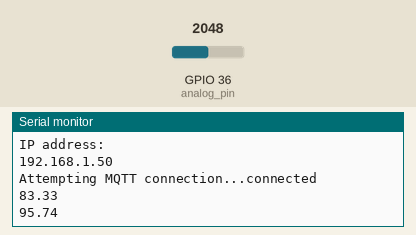
A sketch run on a simulated ESP32. Parts: the last lines printed to the serial monitor. The inputs (shaded band) are chosen by the test bench; at power-on: GPIO 36 (analog_pin) = 2048. WiFi joins after 1.5 s; servers stay silent unless stated; no MQTT or app messages arrive unless stated.

Above: at 3.2 s.
3.3 s: GPIO 36 (analog_pin) set to 491
At 4.6 s:
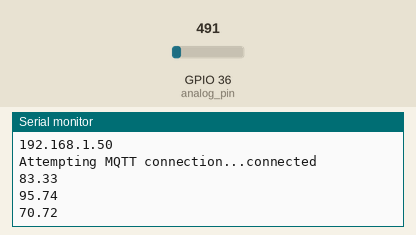
4.8 s: GPIO 36 (analog_pin) set to 60
At 5.9 s:
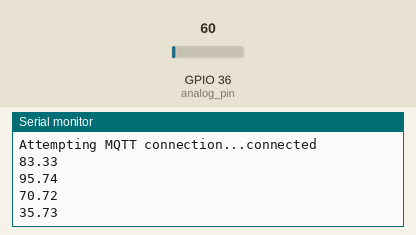
Timing chart, 0 to 7.8 s (numbered marks = the images above; inputs shaded):
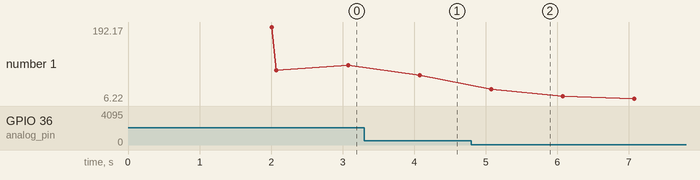

Measured:
- after the input at 3.3 s, the serial monitor: prints a new line after 0.78 s (image 1)
- after the input at 4.8 s, the serial monitor: prints a new line after 0.28 s (image 2)
- plotted number 1: 95.74 → 70.72 after the input at 3.3 s, 70.72 → 6.22 after the input at 4.8 s

The sketch:

soil_moisture.ino
```cpp
#include <WiFi.h>
#include <WiFiClientSecure.h>  // Secure client for TLS connection
#include <PubSubClient.h>
#include<SimpleKalmanFilter.h>

SimpleKalmanFilter kalmanFilter(0.4, 2, 0.01);
const char* ssid = "MWF";
const char* password = "12345678";
const char* mqtt_server = "3c7b0751f151453d800143f3e1c5b8a6.s1.eu.hivemq.cloud";
const char* mqtt_user = "Johnny";
const char* mqtt_password = "Thanhtai2907";
const char* mqtt_topic = "sensors";

WiFiClientSecure espClient; // Secure client for TLS
PubSubClient client(espClient);
float change;
const int analog_pin = A0;
int moisture, sensor_analog;

const String a = "dirt";  // Corrected String declaration

void setup() {
  Serial.begin(9600);

  const char* root_ca =
  "-----BEGIN CERTIFICATE-----\n" \
"MIIFazCCA1OgAwIBAgIRAIIQz7DSQONZRGPgu2OCiwAwDQYJKoZIhvcNAQELBQAw\n" \
"TzELMAkGA1UEBhMCVVMxKTAnBgNVBAoTIEludGVybmV0IFNlY3VyaXR5IFJlc2Vh\n" \
"cmNoIEdyb3VwMRUwEwYDVQQDEwxJU1JHIFJvb3QgWDEwHhcNMTUwNjA0MTEwNDM4\n" \
"WhcNMzUwNjA0MTEwNDM4WjBPMQswCQYDVQQGEwJVUzEpMCcGA1UEChMgSW50ZXJu\n" \
"ZXQgU2VjdXJpdHkgUmVzZWFyY2ggR3JvdXAxFTATBgNVBAMTDElTUkcgUm9vdCBY\n" \
"MTCCAiIwDQYJKoZIhvcNAQEBBQADggIPADCCAgoCggIBAK3oJHP0FDfzm54rVygc\n" \
"h77ct984kIxuPOZXoHj3dcKi/vVqbvYATyjb3miGbESTtrFj/RQSa78f0uoxmyF+\n" \
"0TM8ukj13Xnfs7j/EvEhmkvBioZxaUpmZmyPfjxwv60pIgbz5MDmgK7iS4+3mX6U\n" \
"A5/TR5d8mUgjU+g4rk8Kb4Mu0UlXjIB0ttov0DiNewNwIRt18jA8+o+u3dpjq+sW\n" \
"T8KOEUt+zwvo/7V3LvSye0rgTBIlDHCNAymg4VMk7BPZ7hm/ELNKjD+Jo2FR3qyH\n" \
"B5T0Y3HsLuJvW5iB4YlcNHlsdu87kGJ55tukmi8mxdAQ4Q7e2RCOFvu396j3x+UC\n" \
"B5iPNgiV5+I3lg02dZ77DnKxHZu8A/lJBdiB3QW0KtZB6awBdpUKD9jf1b0SHzUv\n" \
"KBds0pjBqAlkd25HN7rOrFleaJ1/ctaJxQZBKT5ZPt0m9STJEadao0xAH0ahmbWn\n" \
"OlFuhjuefXKnEgV4We0+UXgVCwOPjdAvBbI+e0ocS3MFEvzG6uBQE3xDk3SzynTn\n" \
"jh8BCNAw1FtxNrQHusEwMFxIt4I7mKZ9YIqioymCzLq9gwQbooMDQaHWBfEbwrbw\n" \
"qHyGO0aoSCqI3Haadr8faqU9GY/rOPNk3sgrDQoo//fb4hVC1CLQJ13hef4Y53CI\n" \
"rU7m2Ys6xt0nUW7/vGT1M0NPAgMBAAGjQjBAMA4GA1UdDwEB/wQEAwIBBjAPBgNV\n" \
"HRMBAf8EBTADAQH/MB0GA1UdDgQWBBR5tFnme7bl5AFzgAiIyBpY9umbbjANBgkq\n" \
"hkiG9w0BAQsFAAOCAgEAVR9YqbyyqFDQDLHYGmkgJykIrGF1XIpu+ILlaS/V9lZL\n" \
"ubhzEFnTIZd+50xx+7LSYK05qAvqFyFWhfFQDlnrzuBZ6brJFe+GnY+EgPbk6ZGQ\n" \
"3BebYhtF8GaV0nxvwuo77x/Py9auJ/GpsMiu/X1+mvoiBOv/2X/qkSsisRcOj/KK\n" \
"NFtY2PwByVS5uCbMiogziUwthDyC3+6WVwW6LLv3xLfHTjuCvjHIInNzktHCgKQ5\n" \
"ORAzI4JMPJ+GslWYHb4phowim57iaztXOoJwTdwJx4nLCgdNbOhdjsnvzqvHu7Ur\n" \
"TkXWStAmzOVyyghqpZXjFaH3pO3JLF+l+/+sKAIuvtd7u+Nxe5AW0wdeRlN8NwdC\n" \
"jNPElpzVmbUq4JUagEiuTDkHzsxHpFKVK7q4+63SM1N95R1NbdWhscdCb+ZAJzVc\n" \
"oyi3B43njTOQ5yOf+1CceWxG1bQVs5ZufpsMljq4Ui0/1lvh+wjChP4kqKOJ2qxq\n" \
"4RgqsahDYVvTH9w7jXbyLeiNdd8XM2w9U/t7y0Ff/9yi0GE44Za4rF2LN9d11TPA\n" \
"mRGunUHBcnWEvgJBQl9nJEiU0Zsnvgc/ubhPgXRR4Xq37Z0j4r7g1SgEEzwxA57d\n" \
"emyPxgcYxn/eR44/KJ4EBs+lVDR3veyJm+kXQ99b21/+jh5Xos1AnX5iItreGCc=\n" \
"-----END CERTIFICATE-----\n";


  espClient.setCACert(root_ca);

  // Connect to WiFi
  setup_wifi();

  // Set up MQTT server and callback
  client.setServer(mqtt_server, 8883);
  client.setCallback(callback);
}

void setup_wifi() {
  delay(10);
  Serial.println();
  Serial.print("Connecting to ");
  Serial.println(ssid);

  WiFi.begin(ssid, password);

  while (WiFi.status() != WL_CONNECTED) {
    delay(1000);
    Serial.print(".");
  }

  Serial.println("");
  Serial.println("WiFi connected");
  Serial.println("IP address: ");
  Serial.println(WiFi.localIP());
}

void callback(char* topic, byte* message, unsigned int length) {
  Serial.print("Message arrived on topic: ");
  Serial.println(topic);
}

void reconnect() {
  while (!client.connected()) {
    Serial.print("Attempting MQTT connection...");
    if (client.connect("ESP32Client", mqtt_user, mqtt_password)) {
      Serial.println("connected");
    } else {
      Serial.print("failed, rc=");
      Serial.print(client.state());
      Serial.println(" try again in 5 seconds");
      delay(5000);
    }
  }
}

void loop() {
  if (!client.connected()) {
    reconnect();
  }
  client.loop();

  // Read moisture sensor
  moisture = analogRead(analog_pin);
  change = map(moisture, 0, 1023, 0, 100);
  if(change > 100) change = 100;
  else if (change < 0) change = 0;
  float kalmanValue = kalmanFilter.updateEstimate(change);
  Serial.println(kalmanValue);

  // Publish moisture data to MQTT broker with sensor name
  String msg = a + String(kalmanValue);  // Combine sensor name and value
  client.publish(mqtt_topic, msg.c_str());

  delay(1000);  // Send data every 2 seconds
}
```
